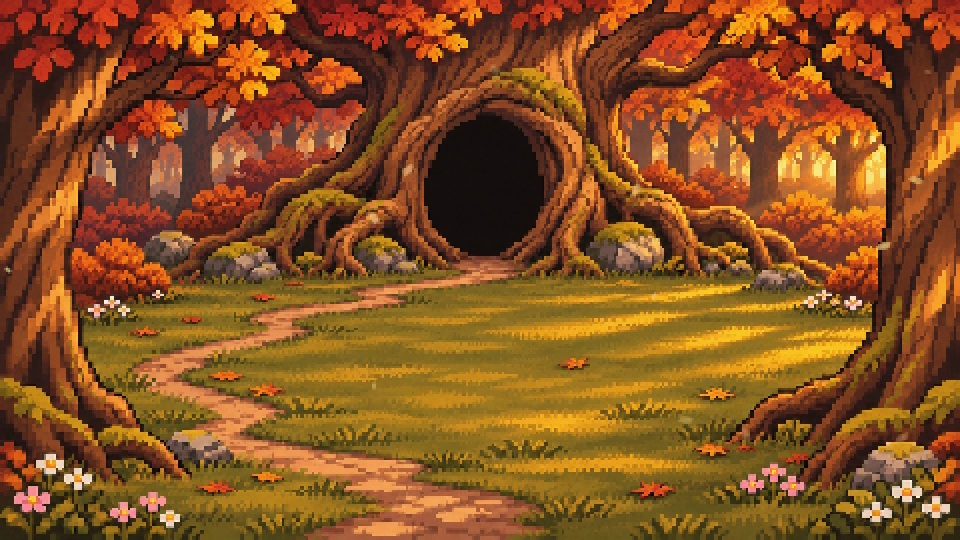
#> input picture cinematics/production/celebi-v1/encoded-preview/11.30.jpg, 960 x 540 px, given in place of 1.00.jpg, which was not available
$ python contact.py
#> lines starting #> are read from the running program, lines starting #| are printed output that depends on the picture
from pathlib import Path
from PIL import Image,ImageDraw
d=Path(__file__).parent
times=[1,4.4,5.8,7.8,10.8,12.8,14.2,16,17.5,19.6,20.7,21.8,22.6,24.8,26.8]
for species in [377,378,379]:
 out=Image.new('RGB',(1440,1475),'#080c18');draw=ImageDraw.Draw(out)
#> after `out = Image.new('RGB', (1440, 1475), '#080c18')`:
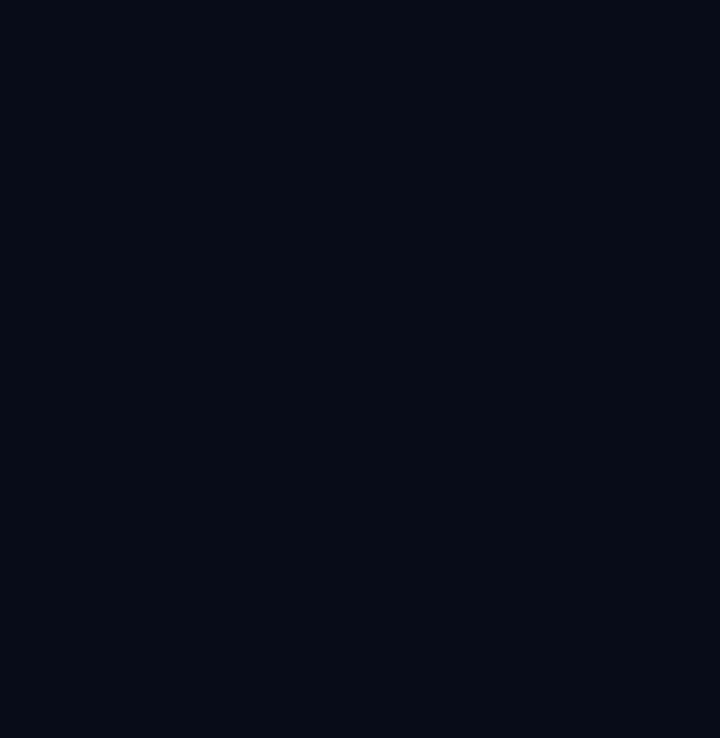
#> out: PIL image 1440x1475 RGB (shown at 1/2 size); mean R, G, B 8, 12, 24
 for i,t in enumerate(times):
  im=Image.open(d/str(species)/'encoded-preview'/f'{t:.2f}.jpg');im.thumbnail((480,270));x=i%3*480;y=i//3*295;out.paste(im,(x,y));draw.text((x+8,y+274),str(t)+'s',fill='white')
#> further down, im is the input picture: PIL image 960x540 RGB; mean R, G, B 135.9, 81.2, 34
#> after `im.thumbnail((480, 270))`:
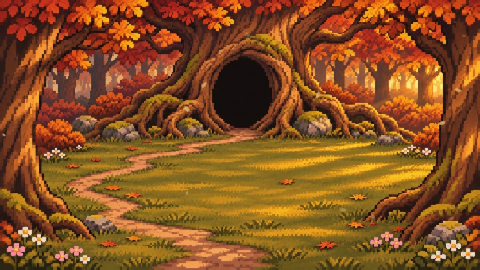
#> im: PIL image 480x270 RGB; mean R, G, B 135.9, 81.2, 34
#> after `out.paste(im, (x, y))`:
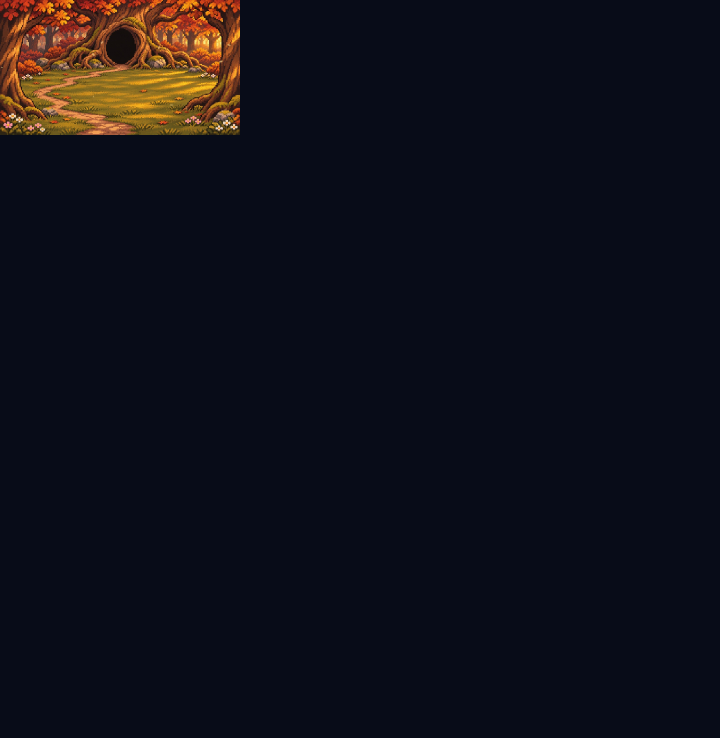
#> out: PIL image 1440x1475 RGB (shown at 1/2 size); mean R, G, B 15.8, 16.2, 24.6
#> (the run stopped early here; a loop or call above may not have finished)

$ run again, on cinematics/production/celebi-v1/encoded-preview/19.20.jpg
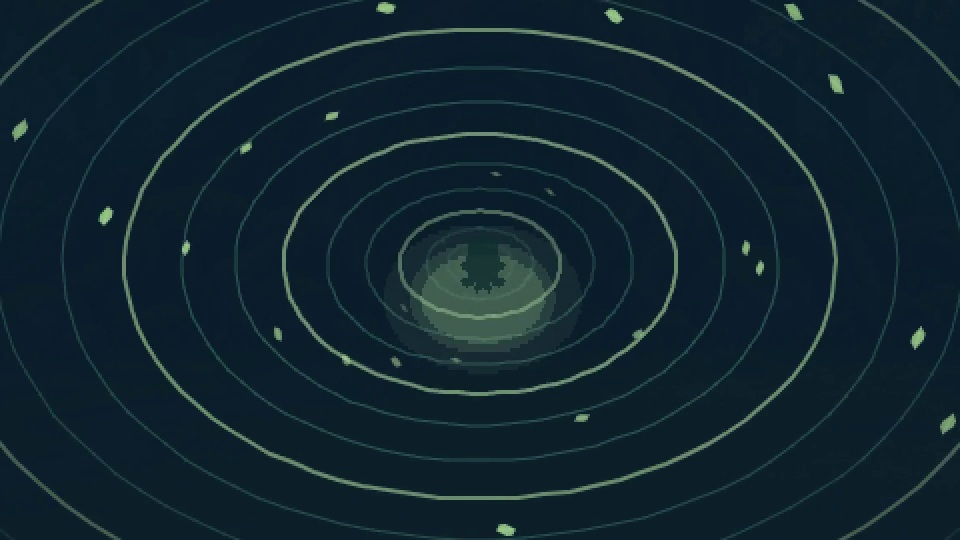
#> input picture cinematics/production/celebi-v1/encoded-preview/19.20.jpg, 960 x 540 px, given in place of 1.00.jpg, which was not available
#> im is the input picture: PIL image 960x540 RGB; mean R, G, B 16.5, 36, 46.6
#> im: PIL image 480x270 RGB
#> `out.paste(im, (x, y))`:
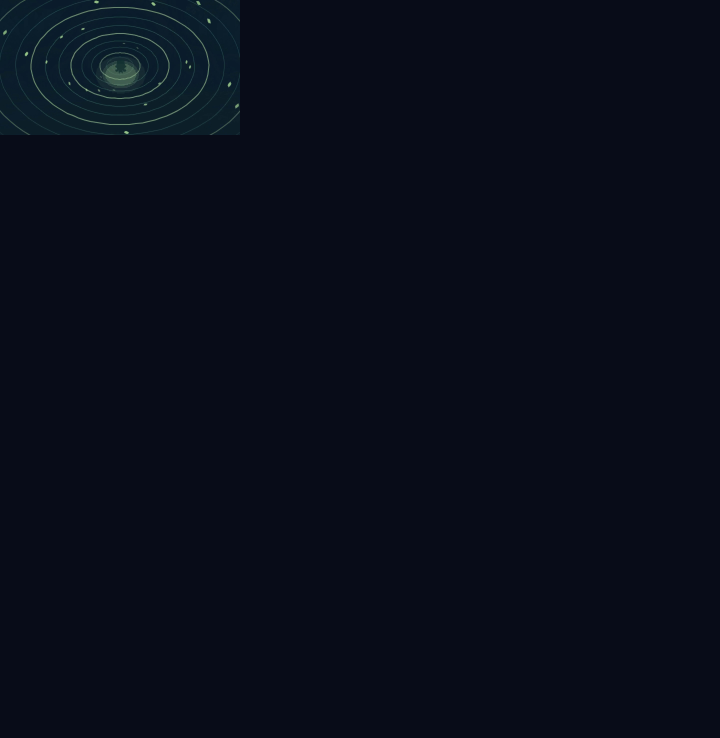
#> out: PIL image 1440x1475 RGB (shown at 1/2 size); mean R, G, B 8.5, 13.5, 25.4
